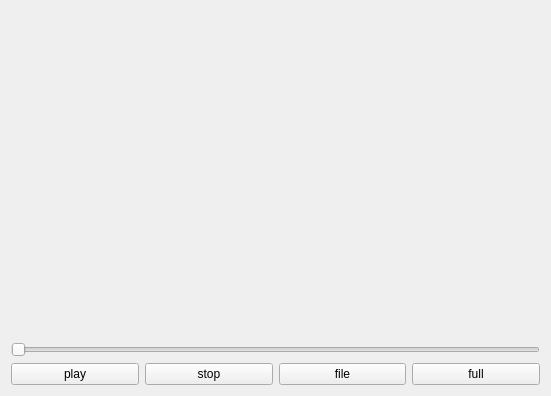
<?xml version="1.0" encoding="UTF-8"?>
<ui version="4.0">
 <class>VideoPlay</class>
 <widget class="QWidget" name="VideoPlay">
  <property name="geometry">
   <rect>
    <x>0</x>
    <y>0</y>
    <width>551</width>
    <height>396</height>
   </rect>
  </property>
  <property name="windowTitle">
   <string>Form</string>
  </property>
  <layout class="QVBoxLayout" name="verticalLayout">
   <item>
    <widget class="QWidget" name="widget" native="true"/>
   </item>
   <item>
    <widget class="QSlider" name="progressBar">
     <property name="orientation">
      <enum>Qt::Horizontal</enum>
     </property>
    </widget>
   </item>
   <item>
    <layout class="QHBoxLayout" name="horizontalLayout">
     <item>
      <widget class="QPushButton" name="playBtn">
       <property name="text">
        <string>play</string>
       </property>
      </widget>
     </item>
     <item>
      <widget class="QPushButton" name="stopBtn">
       <property name="text">
        <string>stop</string>
       </property>
      </widget>
     </item>
     <item>
      <widget class="QPushButton" name="openFileBtn">
       <property name="text">
        <string>file</string>
       </property>
      </widget>
     </item>
     <item>
      <widget class="QPushButton" name="fullScrBtn">
       <property name="text">
        <string>full</string>
       </property>
      </widget>
     </item>
    </layout>
   </item>
  </layout>
 </widget>
 <resources/>
 <connections/>
</ui>
